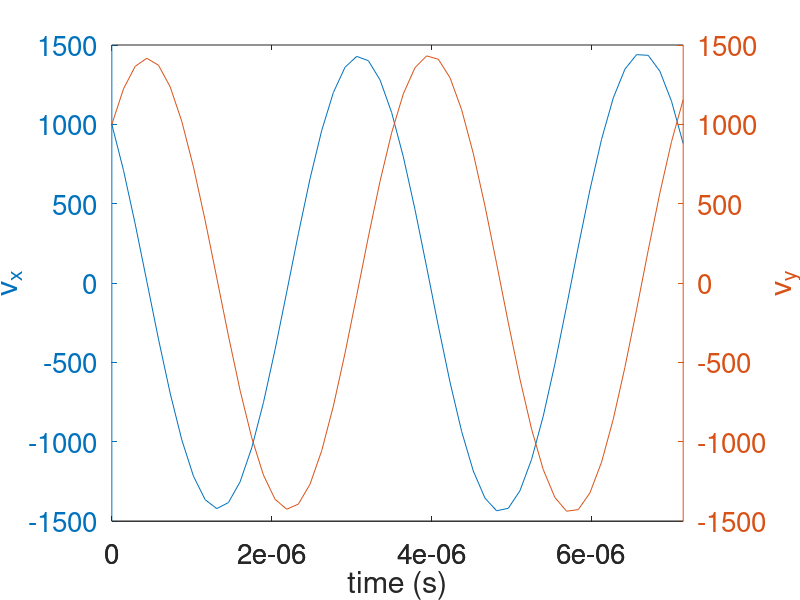
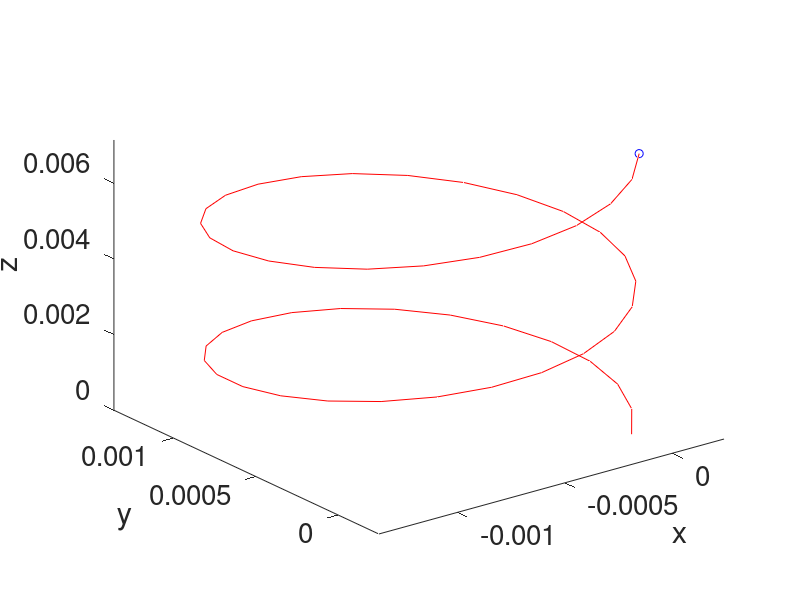

These figures' MATLAB source, in order:
%% RK2 and systems of equations, oscillating charge example
% charged particle moving in the x-y direction in a magnetic field which
% has only a z-component...
%
% m dv/dt = q v x B 
% (ma = F)
%
% v = (vx,vy); B=(0,0,B);
%
% Resulting in the following system of equations:
%    m dvx/dt = q vy B
%    m dvy/dt = -q vx B

q=-1.6e-19;
m=9.1e-31;
B=10000e-9;
omega=q*B/m;    %frequency of oscillation (can be shown via solution by hand gives a SHO)
tmin=0;
tmax=2*2*pi/abs(omega);    % follow particle for two oscillation periods
t=linspace(tmin,tmax,50);
dt=t(2)-t(1);
lt=numel(t);

vx=zeros(1,lt);
vy=zeros(1,lt);
vx(1)=1e3;     % vx initial conditions
vy(1)=1e3;     % vy initial conditions
% Loop for applying RK2 to a system of two equations
for n=2:lt
    %step x and y components together, this is the half update
    vxhalf=vx(n-1)+dt/2*(omega*vy(n-1));
    vyhalf=vy(n-1)-dt/2*(omega*vx(n-1));
    
    %now the full update
    vx(n)=vx(n-1)+dt*(omega*vyhalf);
    vy(n)=vy(n-1)-dt*(omega*vxhalf);    
end %for


%Integrate velocity to get position as a fn. of time, this assumes that the
%particle is initially at x,y = (0,0)
x=cumtrapz(t,vx);    %Matlab built-in for accumulating an integral value
y=cumtrapz(t,vy);
vz=1e3;
z=vz*t;


% Plot velocity solutions
figure(1);
ax=plotyy(t,vx,t,vy);
set(ax(1),'FontSize',20);
set(ax(2),'FontSize',20);
xlabel('time (s)');
ylabel(ax(1),'v_x');
ylabel(ax(2),'v_y');

% Comet plot demo
figure(2);
comet3(x,y,z)
set(gca,'FontSize',20);
xlabel('x');
ylabel('y');
zlabel('z');